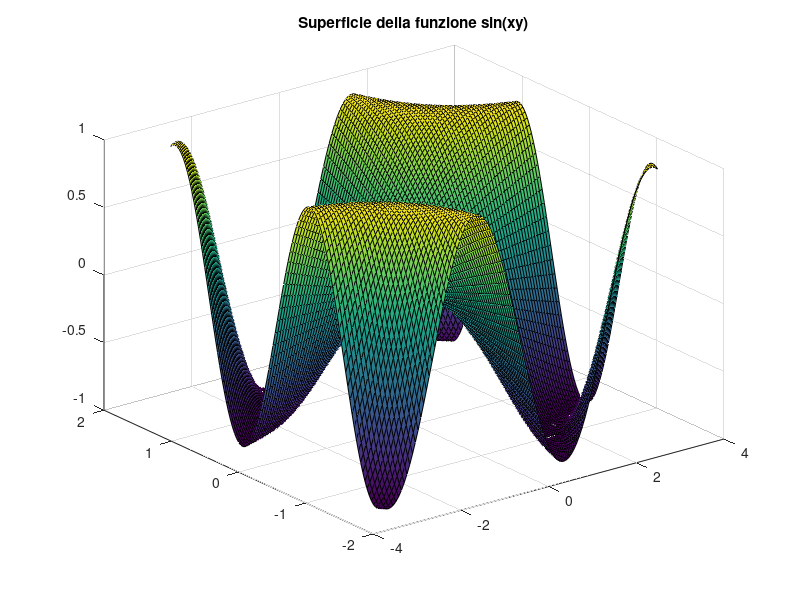

Here is the MATLAB script that generated this plot:
x = linspace(-pi,pi); 
y = linspace(-pi/2,pi/2); 
[X,Y] = meshgrid(x,y); 
Z = sin(X.*Y); 
surf(X,Y,Z); 
title('Superficie della funzione sin(xy)'); 